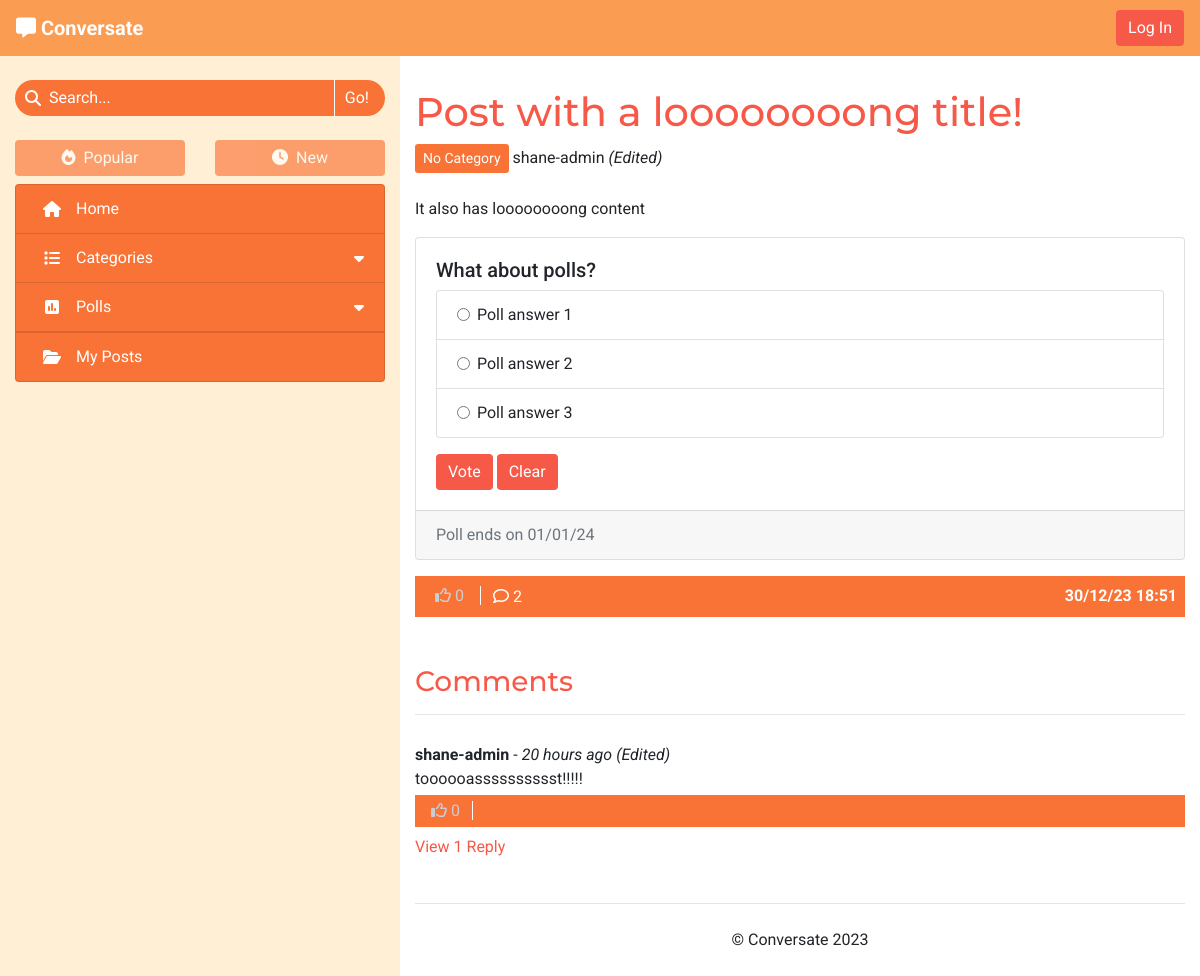
The app's page /no-category-fRwzafQe-post-with-a-loooooooooooooooooooooooooooooooooooooooooooooooooooooooong-title/ with its own data.
### forum/models.py (models this page shows, shortened)
class Post(models.Model):
    title = models.CharField(max_length=100)
    slug = models.SlugField(max_length=100, unique=True)
    category = models.ForeignKey(Category, on_delete=models.CASCADE,
                                 related_name='tagged_posts')
    image = CloudinaryField('image', blank=True)
    image_position = models.IntegerField(blank=True, null=True)
    posted_by = models.ForeignKey(User, on_delete=models.CASCADE,
                                  related_name='added_posts')
    posted_on = models.DateTimeField(auto_now_add=True)
    content = models.TextField()
    tags = models.CharField(max_length=200, blank=True)
    edited = models.BooleanField(default=False)
    likes = models.ManyToManyField(User, related_name='post_likes', blank=True)
    approved = models.BooleanField(default=False)
    class Meta:
        ordering = ['-posted_on']
    def number_of_likes(self):
        return self.likes.count()
    def number_of_comments(self):
        return self.comments.count()

class Category(models.Model):
    name = models.CharField(max_length=30, unique=True)
    slug = models.SlugField(max_length=30, unique=True)
    icon = models.CharField(max_length=30, default="fa-tag")
    def __str__(self):
        return self.name
    def number_of_posts(self):
        return self.tagged_posts.count()

class Poll(models.Model):
    title = models.CharField(max_length=200)
    asked_by = models.ForeignKey(User, on_delete=models.CASCADE)
    due_date = models.DateTimeField()
    post = models.OneToOneField(Post, on_delete=models.CASCADE,
                                related_name='poll', blank=True, null=True)
    class Meta:
        ordering = ['-due_date']
    def has_expired(self):
        current_time = datetime.now().timestamp()
        end_time = self.due_date.timestamp()
        return current_time > end_time

class PollAnswer(models.Model):
    body = models.CharField(max_length=100)
    position = models.IntegerField()
    poll = models.ForeignKey(Poll, related_name='answers',
                             on_delete=models.CASCADE)
    votes = models.ManyToManyField(User, related_name='votes')
    class Meta:
        ordering = ['position']

class Comment(models.Model):
    post = models.ForeignKey(Post, on_delete=models.CASCADE,
                             related_name='comments')
    content = models.TextField()
    posted_by = models.ForeignKey(User, on_delete=models.CASCADE,
                                  related_name='added_comments')
    posted_on = models.DateTimeField(auto_now_add=True)
    reply_to = models.ForeignKey('self', on_delete=models.CASCADE,
                                 related_name='replies', blank=True, null=True)
    edited = models.BooleanField(default=False)
    likes = models.ManyToManyField(User, related_name="comment_likes",
                                   blank=True)
    approved = models.BooleanField(default=False)
    class Meta:
        ordering = ['-posted_on']
    def number_of_replies(self):
        return self.replies.count()
    def time_elapsed(self):
        return get_time_elapsed(self.posted_on)

### forum/views.py (the view)
# urls.py: path('<slug:slug>/', views.ViewPost.as_view(), name='view_post'),
class ViewPost(View):
    def get(self, request, slug):
        post = get_object_or_404(Post, slug=slug)
        context = get_post_context(request, post)
        return render(request, 'post_details.html', context)

### forum/core/categories.py (called while the page is built)
def get_top_categories(limit=CATEGORY_COLLAPSIBLE_LIMIT):
    categories = list(Category.objects
                      .annotate(num_posts=Count('tagged_posts'))
                      .filter(num_posts__gt=0)
                      .order_by('-num_posts'))
    num_categories = len(categories)
    category_none = Category.objects.get(slug='none')
    if category_none in categories:
        categories.remove(category_none)
    return {
        'num_categories': num_categories,
        'top_categories': categories[:limit],
        'has_more_categories': (len(categories) > limit)
    }

### forum/core/content.py (called while the page is built)
def get_base_context(request):
    context = get_top_categories()
    context['disable_sort'] = True
    return context

def get_post_context(request, post):
    context = get_base_context(request)
    context['post'] = post
    context['comments'] = post.comments.order_by('-posted_on')
    return context

### forum/templatetags/template_tags.py (called while the page is built)
@register.simple_tag
def poll_status(poll_id, user_id):
    poll = get_object_or_404(Poll, id=int(poll_id))
    answers = list(poll.answers.all())
    for answer in answers:
        if answer.votes.filter(id=user_id).exists():
            return answer.position
    return -1 if poll.has_expired() else 0

### templates/post_details.html (shortened to what this page needs)
{% extends "base.html" %}
{% load static %}
{% load template_tags %}
{% block content %}
    <h1 class="word-break">{{ post.title }}</h1>
    <a class="btn btn-sm category" href="{% url 'categories' post.category.slug %}">{{ post.category }}</a>
    <span>{{ post.posted_by }}
        {% if post.edited %}
            <em>(Edited)</em>
        {% endif %}
    </span>
    <br><br>
    <div id="post-content" class="mb-3 word-break">{{ post.content|safe }}</div>
    {% if post.poll %}
        {% poll_status post.poll.id request.user.id as p_status %}
        <div class="card mb-3">
            <div class="card-body">
                <div class="d-flex justify-content-between mb-2">
                    <h5 class="card-title mb-0">{{ post.poll.title }}</h5>
                </div>
                {% if p_status == 0 and post.posted_by != user %}
                    <form method="POST" class="mt-2" action="{% url 'vote_poll' post.poll.id request.path %}">
                        <ul class="list-group">
                            {% for answer in post.poll.answers.all %}
                                <li class="list-group-item">
                                    <div class="form-check">
                                        <input class="form-check-input" type="radio" name="poll-vote" id="answer-{{ answer.position }}"
                                            value="{{ answer.position }}" required>
                                        <label class="form-check-label" for="answer-{{ answer.position }}">
                                            {{ answer.body }}
                                        </label>
                                    </div>
                                </li>
                            {% endfor %}
                        </ul>
                        <div class="mt-3">
                            <input type="submit" class="btn" value="Vote">
                            <input type="reset" class="btn" value="Clear">
                        </div>
                    </form>
                {% endif %}
            </div>
            <div class="card-footer text-muted">
                {% with post.poll.due_date|date:"d/m/y" as end_date %}
                {% if post.poll.has_expired %}Poll ended {{ end_date }}
                {% else %}Poll ends on {{ end_date }}
                {% endif %}
                {% endwith %}
            </div>
        </div>
    {% endif %}
    <div class="post-footer d-flex justify-content-between mt-2">
        <div class="post-footer-buttons">
            {% if user.is_authenticated and post.posted_by != request.user %}
            <form class="d-inline" method="POST" action="{% url 'like_post' post.slug %}">
                {% csrf_token %}
                {% if user in post.likes.all %}
                    <button type="submit" class="btn py-0 line-separate" aria-label="Unlike this post">
                        <i class="fa-solid fa-thumbs-up"></i>
                {% else %}
                    <button type="submit" class="btn py-0 line-separate" aria-label="Like this post">
                        <i class="fa-regular fa-thumbs-up"></i>
                {% endif %}
                    {{ post.number_of_likes }}
                </button>
            </form>
            {% else %}
                <span class="footer-blocked py-0 line-separate" aria-disabled="true">
                    <i class="fa-regular fa-thumbs-up"></i>
                    {{ post.number_of_likes }}
                </span>
            {% endif %}
            {% if user.is_authenticated %}
                <a class="btn py-0{% if user == post.posted_by %} line-separate{% endif %}" href="#post-comment" aria-label="Post a comment">
            {% else %}
                <a class="btn py-0{% if user == post.posted_by %} line-separate{% endif %}" href="#comments" aria-label="View the post's comments">
            {% endif %}
                <i class="fa-regular fa-comment"></i>
                {{ post.number_of_comments }}
            </a>
        </div>
        <div class="center-to-container">
            <strong>{{ post.posted_on|date:"d/m/y G:i" }}</strong>
        </div>
    </div>
    <br>
    <br>
    <div id="comments" class="accordion">
        {% if comments %}
            <h3>Comments</h3>
            <hr>
            <div class="comment-list after-load">
                {% for comment in comments %}
                    {% if comment.reply_to %}
                    <div id="comment-{{ comment.id }}" data-timestamp="{{ comment.posted_on.timestamp }}"
                        data-reply-to="{{ comment.reply_to.id }}" class="comment reply ml-3 ml-sm-4 ml-lg-5 py-3 d-none">
                    {% else %}
                    <div id="comment-{{ comment.id }}" class="comment my-4 py-1">
                    {% endif %}
                        <div class="comment-header">
                            <strong>{{ comment.posted_by }}</strong> -
                            <em>{{ comment.time_elapsed }}
                                {% if comment.edited %}
                                    (Edited)
                                {% endif %}
                            </em>
                        </div>
                        <div class="comment-body">
                            <p class="mb-1 comment-text word-break">{{ comment.content }}</p>
                            <div class="post-footer comment-footer">
                                {% if user.is_authenticated and user != comment.posted_by %}
                                    <form method="POST" class="d-inline" action="{% url 'like_comment' comment.id %}">
                                        {% csrf_token %}
                                        {% if user in comment.likes.all %}
                                        <button type="submit" class="btn btn-small py-0 line-separate">
                                            <i class="fa-solid fa-thumbs-up"></i>
                                        {% else %}
                                        <button type="submit" class="btn btn-small py-0 line-separate">
                                            <i class="fa-regular fa-thumbs-up"></i>
                                        {% endif %}
                                            {{ comment.number_of_likes }}
                                        </button>
                                    </form>
                                {% else %}
                                    <span class="footer-blocked py-0 line-separate" aria-disabled="true">
                                        <i class="fa-regular fa-thumbs-up"></i>
                                        {{ post.number_of_likes }}
                                    </span>
                                {% endif %}
                            </div>
                        </div>
                        {% if comment.number_of_replies %}
                            <a href="#reply-section-{{ comment.id }}" class="reply-toggle d-inline-block mt-2" type="button"
                                data-toggle="collapse" aria-expanded="false" data-control="reply-section-{{ comment.id }}" data-parent="#comments">
                                {% if comment.number_of_replies == 1 %}
                                    View 1 Reply
                                {% else %}
                                    View {{ comment.number_of_replies }} Replies
                                {% endif %}
                            </a>
                        {% endif %}
                    </div>
                {% endfor %}
            </div>
        {% endif %}
    </div>
{% endblock %}

### static/css/style.css (style rules this page uses)
* { font-family: 'Roboto', sans-serif; }
h1, h2, h3 { font-family: 'Montserrat', sans-serif; word-break: break-word; }
a, h1, h2, h3, .spinner-border { color: #f75949; }
.btn { background-color: #f75949; border: none; color: white; }
.center-to-container { display: flex; align-items: center; justify-content: center; }
.line-separate { border-radius: 0; border-right: 1px solid white; }
.after-load { position: relative; }
.word-break { word-break: break-word; }
#main-page { background-color: #FFEFD4; }
.category { background-color: #FA7336; color: white; }
.post-footer { background-color: #FA7336; padding: 8px; color: white; }
.post-footer button, .post-footer a { background: none; }
.footer-blocked { color: #cbcdcf; padding: .375rem .75rem; }
.comment-footer { padding: 4px; }

### records on screen
Post: title "Post with a loooooooong title!", category "No Category", posted_by "shane-admin", content "It also has loooooooong content", poll "What about polls?", number_of_likes "0", number_of_comments "2", posted_on "30/12/23 18:51"
PollAnswer: body "Poll answer 1"
PollAnswer: body "Poll answer 2"
PollAnswer: body "Poll answer 3"
Comment: posted_by "shane-admin", time_elapsed "20 hours ago", edited "(Edited)", content "toooooasssssssssst!!!!!", shows "View 1 Reply"

### other values on screen
{{ end_date }} "01/01/24"
